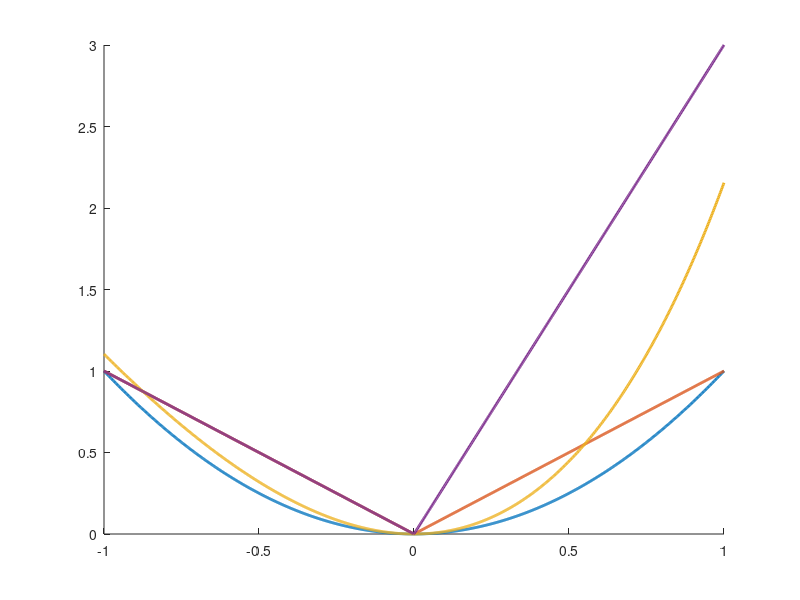

This chart was generated by the following MATLAB code: (Note: this script raises an error after producing the figure.)
% Script: plot_loss_functions.m
addpath(genpath('D:/matlab.tools/db.toolbox/db/'))
clear;clc;clf;

% parameter values
e  = linspace(-1,1,1e3)';

%	Quadratic Error Loss: 
QEL = @(e) (e.^2);
% Absolute Error Loss: 
AEL = @(e) (abs(e));
% LinEx Error Loss: 
b = 3; a = 1;
LINEX = @(e) ( b*(exp(a*e) - a*e-1) );
% LinLin Error Loss: 
b = 3; a = 1; I = e > 0;
LINLIN = @(e) ( b*abs(e).*I + a*abs(e).*(1-I)  );

% clear plotting area and set default linewidth to 2
clf; 
set(groot,'defaultLineLineWidth',2); 
% font size
Fns = 17; 
% plotting begins
hold on; LG = [];
  LG(1) = plot(e,QEL(e));
  LG(2) = plot(e,AEL(e));
  LG(3) = plot(e,LINEX(e));
  LG(4) = plot(e,LINLIN(e));
hold off;
vline(0,'k:');
grid on; box on;
setplot([.06 .6 .89 .24],1,Fns);
% ylabel('$I\hspace{-1mm}L(e)$', 'Interpreter','latex'); moveylabel(-.01); 
ylabel('$\mathrm{I\hspace{-.77mm}L}(e)$', 'Interpreter','latex'); moveylabel(-.01); 
setoutsideTicks
xlabel('$e$', 'Interpreter','latex'); movexlabel(-.04); 
add2yaxislabel
% add legend
legnames = { 'Quadratic',...
             'Absolute',...
             'LinEx',...
             'LinLin'}; 
addlegend(LG, legnames, 1, Fns - 1)

% UNCOMMENT TO PRINT TO PDF 
% print2pdf('loss_functions_2022a', 1)
















%EOF
